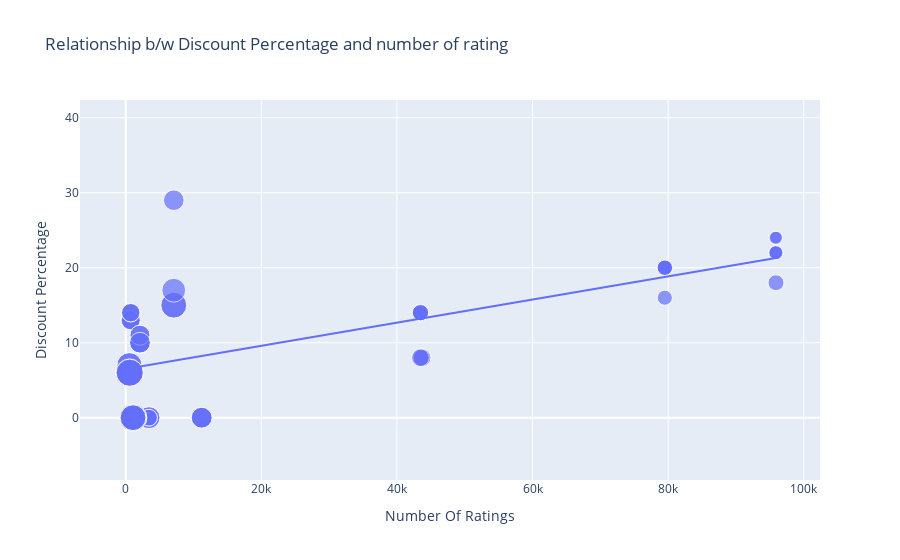

Notebook source saved alongside this figure:
### Code cell
figure= px.scatter(data_frame= data , x="Number Of Ratings",
                  y="Discount Percentage", size="Sale Price", trendline="ols",
                  title="Relationship b/w Discount Percentage and number of rating")
figure.show()

### Figure 1 — Plotly figure (JSON) as saved in the notebook; plotly's stock layout.template omitted (floating-point values rounded to 4 significant figures)
{"data": [{"hovertemplate": "Number Of Ratings=%{x}<br>Discount Percentage=%{y}<br>Sale Price=%{marker.size}<extra></extra>", "legendgroup": "", "marker": {"color": "#636efa", "size": [49900, 84900, 84900, 77000, 77000, 49900, 49900, 77000, 89900, 41999, 39999, 41999, 41999, 41999, 131900, 117100, 131900, 117100, 74999, 117900, 117100, 117900, 99900, 44999, 140900, 130900, 64900, 120900, 59900, 75900, 110900, 130900, 120900, 64900, 64900, 75900, 75900, 120900, 59900, 120900, 75900, 140900, 70900, 70900, 75900, 59900, 110900, 120900, 130900, 130900, 54999, 54999, 29999, 34999, 34999, 34999, 54999, 29999, 46999, 46999, 46999, 46999], "sizemode": "area", "sizeref": 352.2, "symbol": "circle"}, "mode": "markers", "name": "", "orientation": "v", "showlegend": false, "type": "scatter", "x": [3431, 3431, 3431, 11202, 11202, 3431, 3431, 11202, 1454, 79512, 79512, 79582, 79512, 79512, 1078, 1078, 1078, 1078, 7088, 7088, 1078, 7088, 7081, 95909, 542, 580, 740, 545, 740, 2101, 545, 580, 580, 730, 730, 2101, 2101, 580, 740, 580, 2092, 545, 2101, 2092, 2101, 740, 545, 580, 580, 580, 43707, 43707, 95807, 95909, 95807, 95909, 43470, 95909, 43470, 43470, 43470, 43470], "xaxis": "x", "y": [0, 0, 0, 0, 0, 0, 0, 0, 0, 20, 16, 20, 20, 20, 0, 0, 0, 0, 29, 15, 0, 15, 17, 18, 6, 6, 13, 6, 14, 10, 7, 6, 6, 13, 13, 10, 10, 6, 14, 6, 10, 6, 11, 11, 10, 14, 7, 6, 6, 6, 8, 8, 24, 22, 22, 22, 8, 24, 14, 14, 14, 14], "yaxis": "y"}, {"hovertemplate": "<b>OLS trendline</b><br>Discount Percentage = 0.000154292 * Number Of Ratings + 6.49233<br>R<sup>2</sup>=0.468988<br><br>Number Of Ratings=%{x}<br>Discount Percentage=%{y} <b>(trend)</b><extra></extra>", "legendgroup": "", "marker": {"color": "#636efa", "symbol": "circle"}, "mode": "lines", "name": "", "showlegend": false, "type": "scatter", "x": [542, 545, 545, 545, 545, 580, 580, 580, 580, 580, 580, 580, 580, 730, 730, 740, 740, 740, 740, 1078, 1078, 1078, 1078, 1078, 1454, 2092, 2092, 2101, 2101, 2101, 2101, 2101, 3431, 3431, 3431, 3431, 3431, 7081, 7088, 7088, 7088, 11202, 11202, 11202, 43470, 43470, 43470, 43470, 43470, 43707, 43707, 79512, 79512, 79512, 79512, 79582, 95807, 95807, 95909, 95909, 95909, 95909], "xaxis": "x", "y": [6.576, 6.576, 6.576, 6.576, 6.576, 6.582, 6.582, 6.582, 6.582, 6.582, 6.582, 6.582, 6.582, 6.605, 6.605, 6.607, 6.607, 6.607, 6.607, 6.659, 6.659, 6.659, 6.659, 6.659, 6.717, 6.815, 6.815, 6.816, 6.816, 6.816, 6.816, 6.816, 7.022, 7.022, 7.022, 7.022, 7.022, 7.585, 7.586, 7.586, 7.586, 8.221, 8.221, 8.221, 13.2, 13.2, 13.2, 13.2, 13.2, 13.24, 13.24, 18.76, 18.76, 18.76, 18.76, 18.77, 21.27, 21.27, 21.29, 21.29, 21.29, 21.29], "yaxis": "y"}], "layout": {"autosize": true, "dragmode": "lasso", "legend": {"itemsizing": "constant", "tracegroupgap": 0}, "title": {"text": "Relationship b/w Discount Percentage and number of rating"}, "xaxis": {"anchor": "y", "autorange": false, "domain": [0, 1], "range": [-6745.0, 102400.0], "title": {"text": "Number Of Ratings"}, "type": "linear"}, "yaxis": {"anchor": "x", "autorange": false, "domain": [0, 1], "range": [-8.31, 42.37], "title": {"text": "Discount Percentage"}, "type": "linear"}}}
